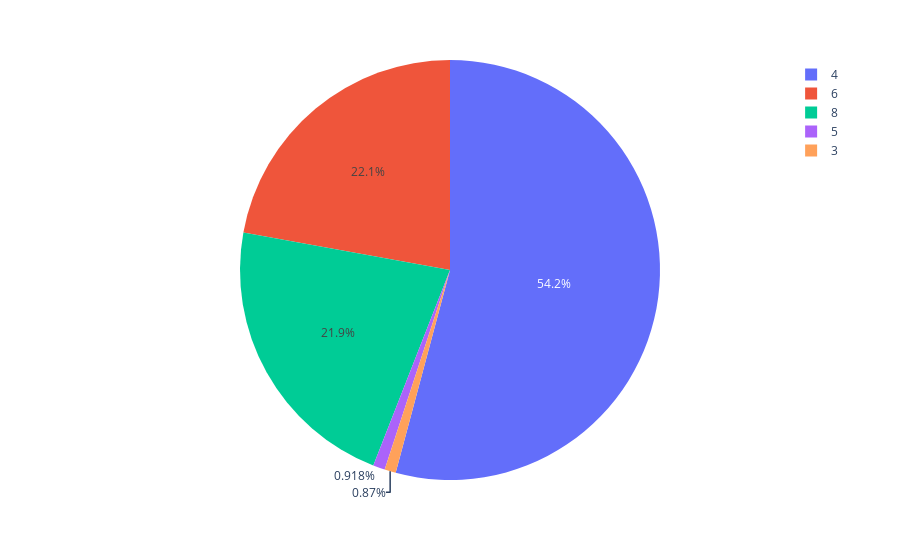

Notebook code cell kept with this figure:
### Code cell
# acceleration on the bases of cylinders
px.pie(df,df.cylinders,df.acceleration)

### Figure 1 — Plotly figure (JSON) as saved in the notebook; plotly's stock layout.template omitted (floating-point values rounded to 4 significant figures; data arrays with more than 128 entries replaced by an {"elided": "..."} marker saying what was removed)
{"data": [{"domain": {"x": [0, 1], "y": [0, 1]}, "hovertemplate": "cylinders=%{label}<br>acceleration=%{value}<extra></extra>", "labels": {"elided": "392 int values"}, "legendgroup": "", "name": "", "showlegend": true, "type": "pie", "values": {"elided": "392 float values"}}], "layout": {"legend": {"tracegroupgap": 0}, "margin": {"t": 60}}}
